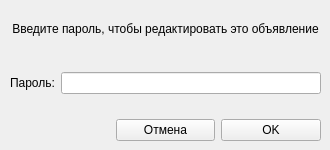
<?xml version="1.0" encoding="UTF-8"?>
<ui version="4.0">
 <class>pass_edit</class>
 <widget class="QWidget" name="pass_edit">
  <property name="geometry">
   <rect>
    <x>0</x>
    <y>0</y>
    <width>330</width>
    <height>150</height>
   </rect>
  </property>
  <property name="windowTitle">
   <string>Подтверждение</string>
  </property>
  <property name="windowIcon">
   <iconset resource="resources/resources.qrc">
    <normaloff>:/images/ico.png</normaloff>:/images/ico.png</iconset>
  </property>
  <widget class="QWidget" name="verticalLayoutWidget">
   <property name="geometry">
    <rect>
     <x>10</x>
     <y>10</y>
     <width>311</width>
     <height>131</height>
    </rect>
   </property>
   <layout class="QVBoxLayout" name="verticalLayout_2">
    <item>
     <widget class="QLabel" name="label">
      <property name="text">
       <string>Введите пароль, чтобы редактировать это объявление</string>
      </property>
      <property name="alignment">
       <set>Qt::AlignCenter</set>
      </property>
     </widget>
    </item>
    <item>
     <layout class="QHBoxLayout" name="horizontalLayout_2">
      <item>
       <widget class="QLabel" name="label_2">
        <property name="minimumSize">
         <size>
          <width>0</width>
          <height>60</height>
         </size>
        </property>
        <property name="text">
         <string>Пароль:</string>
        </property>
       </widget>
      </item>
      <item>
       <widget class="QLineEdit" name="passLineEdit"/>
      </item>
     </layout>
    </item>
    <item>
     <layout class="QHBoxLayout" name="horizontalLayout_3">
      <item>
       <widget class="QLabel" name="label_3">
        <property name="text">
         <string/>
        </property>
       </widget>
      </item>
      <item>
       <widget class="QPushButton" name="CancelPushButton">
        <property name="text">
         <string>Отмена</string>
        </property>
       </widget>
      </item>
      <item>
       <widget class="QPushButton" name="OKPushButton">
        <property name="text">
         <string>OK</string>
        </property>
       </widget>
      </item>
     </layout>
    </item>
   </layout>
  </widget>
 </widget>
 <resources>
  <include location="resources/resources.qrc"/>
 </resources>
 <connections/>
</ui>
